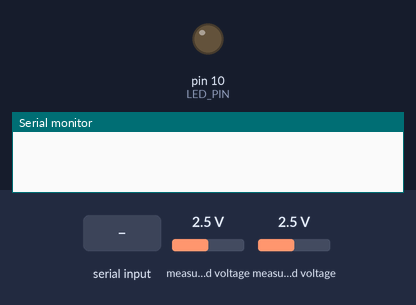
The sketch below on a simulated Arduino Uno, built with avr-gcc and run on an emulated ATmega328P. Parts: output pins drawn as LEDs (lit = HIGH), the last lines printed to the serial monitor. Wiring (inferred from the names in the program): ADS1115 converter at I2C address 0x48. The inputs (shaded band) are chosen by the test bench; at power-on: measured voltage 2.5 V.

Above: at 1.2 s.
1.3 s: "RAW\n" received over Serial
At 1.8 s:
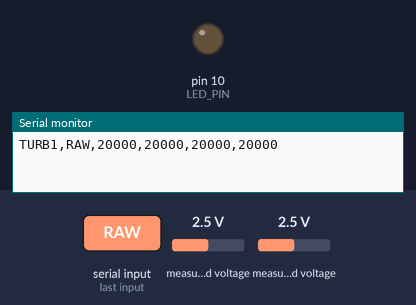
4.3 s: "MEASURE\n" received over Serial
At 5.3 s:
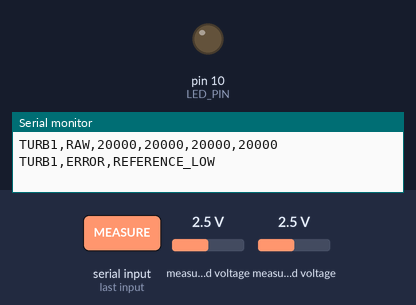
Timing chart, 0 to 7.3 s (numbered marks = the images above; inputs shaded):
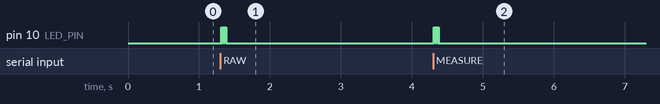

The sketch:

xiao_samd21_turbimeter.ino
```cpp
#include <Wire.h>

// Design: Ing. Alex M. Rivera.
// XIAO SAMD21: D4=SDA, D5=SCL, D10=LED control (KiCad A1 pin 11). All logic is 3.3 V.
constexpr uint8_t LED_PIN = 10;
constexpr uint8_t ADS_ADDRESS = 0x48; // ADS1115 ADDR tied to GND
constexpr uint8_t SAMPLES = 4;
constexpr uint8_t LED_SETTLE_MS = 5;
constexpr int8_t SCATTER_POLARITY = 1; // Use -1 if this amplifier output falls with light
constexpr int8_t REFERENCE_POLARITY = 1;
constexpr int16_t MIN_REFERENCE_COUNTS = 8; // Tune after measuring dark noise
constexpr int16_t SATURATION_COUNTS = 26000; // ~3.25 V at +/-4.096 V PGA

struct OpticalReading {
  int32_t darkScatter;
  int32_t litScatter;
  int32_t darkReference;
  int32_t litReference;
  float ratio;
};

char command[24];
uint8_t commandLength = 0;
bool commandOverflow = false;
const char *adcError = "ADC_IO";

bool readRegister(uint8_t reg, uint16_t &value) {
  Wire.beginTransmission(ADS_ADDRESS);
  Wire.write(reg);
  if (Wire.endTransmission(false) != 0) {
    adcError = "ADC_READ";
    return false;
  }
  if (Wire.requestFrom(static_cast<int>(ADS_ADDRESS), 2) != 2) {
    adcError = "ADC_READ";
    return false;
  }
  value = static_cast<uint16_t>(Wire.read()) << 8;
  value |= Wire.read();
  return true;
}

bool readChannel(uint8_t channel, int16_t &value) {
  // Single-ended AIN0/AIN1, +/-4.096 V, single shot at 128 samples/s.
  const uint16_t config = 0x8000 | (static_cast<uint16_t>(4 + channel) << 12)
      | 0x0200 | 0x0100 | 0x0080 | 0x0003;
  Wire.beginTransmission(ADS_ADDRESS);
  Wire.write(0x01);
  Wire.write(config >> 8);
  Wire.write(config & 0xff);
  const uint8_t transmission = Wire.endTransmission();
  if (transmission != 0) {
    adcError = transmission == 2 ? "ADC_MISSING" : "ADC_CONFIG";
    return false;
  }

  uint16_t state = 0;
  bool ready = false;
  for (uint8_t elapsed = 0; elapsed < 20; ++elapsed) {
    delay(1);
    if (!readRegister(0x01, state)) return false;
    if (state & 0x8000) {
      ready = true;
      break;
    }
  }
  if (!ready) {
    adcError = "ADC_TIMEOUT";
    return false;
  }
  uint16_t raw = 0;
  if (!readRegister(0x00, raw)) return false;
  value = static_cast<int16_t>(raw);
  return true;
}

bool readPair(int16_t &scatter, int16_t &reference) {
  return readChannel(0, scatter) && readChannel(1, reference);
}

bool measure(OpticalReading &reading, const char *&error, bool rawOnly) {
  uint16_t adcConfig = 0;
  if (!readRegister(0x01, adcConfig)) {
    error = "ADC_MISSING";
    return false;
  }

  int32_t darkScatter = 0, litScatter = 0, darkReference = 0, litReference = 0;
  error = nullptr;
  digitalWrite(LED_PIN, LOW);
  delay(LED_SETTLE_MS);
  for (uint8_t i = 0; i < SAMPLES; ++i) {
    int16_t scatter = 0, reference = 0;
    if (!readPair(scatter, reference)) {
      error = adcError;
      break;
    }
    if (!rawOnly && (scatter >= SATURATION_COUNTS || reference >= SATURATION_COUNTS)) {
      error = "SATURATED";
      break;
    }
    darkScatter += scatter;
    darkReference += reference;

    digitalWrite(LED_PIN, HIGH);
    delay(LED_SETTLE_MS);
    if (!readPair(scatter, reference)) {
      error = adcError;
      break;
    }
    if (!rawOnly && (scatter >= SATURATION_COUNTS || reference >= SATURATION_COUNTS)) {
      error = "SATURATED";
      break;
    }
    litScatter += scatter;
    litReference += reference;
    digitalWrite(LED_PIN, LOW);
    delay(LED_SETTLE_MS);
  }
  digitalWrite(LED_PIN, LOW);
  if (error) return false;

  reading.darkScatter = darkScatter / SAMPLES;
  reading.litScatter = litScatter / SAMPLES;
  reading.darkReference = darkReference / SAMPLES;
  reading.litReference = litReference / SAMPLES;
  // RAW exposes invalid optical signals for diagnosis, without reporting a ratio.
  if (rawOnly) return true;
  const int32_t scatterSignal = SCATTER_POLARITY * (reading.litScatter - reading.darkScatter);
  const int32_t referenceSignal = REFERENCE_POLARITY * (reading.litReference - reading.darkReference);
  if (referenceSignal < MIN_REFERENCE_COUNTS) {
    error = "REFERENCE_LOW";
    return false;
  }
  if (scatterSignal < 0) {
    error = "SCATTER_NEGATIVE";
    return false;
  }
  reading.ratio = static_cast<float>(scatterSignal) / referenceSignal;
  if (reading.ratio > 10000.0f) {
    error = "RATIO_RANGE";
    return false;
  }
  return true;
}

void respond(const char *input) {
  if (strcmp(input, "PING") == 0) {
    Serial.println("TURB1,PONG");
    return;
  }
  const bool rawOnly = strcmp(input, "RAW") == 0;
  if (!rawOnly && strcmp(input, "MEASURE") != 0 && strcmp(input, "DIAG") != 0) {
    Serial.println("TURB1,ERROR,BAD_COMMAND");
    return;
  }

  OpticalReading reading = {};
  const char *error = nullptr;
  if (!measure(reading, error, rawOnly)) {
    Serial.print("TURB1,ERROR,");
    Serial.println(error);
    return;
  }
  if (strcmp(input, "MEASURE") == 0) {
    Serial.print("TURB1,RATIO,");
    Serial.println(reading.ratio, 4);
  } else {
    Serial.print(rawOnly ? "TURB1,RAW," : "TURB1,DIAG,");
    Serial.print(reading.darkScatter);
    Serial.print(',');
    Serial.print(reading.litScatter);
    Serial.print(',');
    Serial.print(reading.darkReference);
    Serial.print(',');
    Serial.print(reading.litReference);
    if (rawOnly) {
      Serial.println();
    } else {
      Serial.print(',');
      Serial.println(reading.ratio, 4);
    }
  }
}

void setup() {
  pinMode(LED_PIN, OUTPUT);
  digitalWrite(LED_PIN, LOW);
  Wire.begin();
  Serial.begin(115200); // USB CDC; no wait for the host
}

void loop() {
  while (Serial.available()) {
    const char ch = Serial.read();
    if (ch == '\r') continue;
    if (ch == '\n') {
      if (!commandOverflow && commandLength > 0) {
        command[commandLength] = '\0';
        respond(command);
      } else if (commandOverflow) {
        Serial.println("TURB1,ERROR,BAD_COMMAND");
      }
      commandLength = 0;
      commandOverflow = false;
    } else if (ch < 32 || ch > 126 || commandLength >= sizeof(command) - 1) {
      commandOverflow = true;
    } else if (!commandOverflow) {
      command[commandLength++] = ch;
    }
  }
}
```

Measured:
- after the input at 1.3 s, pin 10 (LED_PIN): alternates HIGH for 0.01 s and LOW for 0.01 s, 8 changes in all, then stays LOW, starting at once
- after the input at 4.3 s, pin 10 (LED_PIN): alternates HIGH for 0.01 s and LOW for 0.01 s, 8 changes in all, then stays LOW, starting at once
